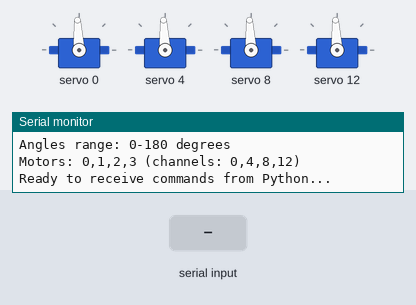
Bench run of a sketch on a simulated Arduino Uno, built with avr-gcc and run on an emulated ATmega328P. On the bench: 4 × servo, the last lines printed to the serial monitor. Inputs (shaded band) come from the test bench.

Above: at 1.7 s.
1.8 s: "90,45\n" received over Serial
At 2.1 s:
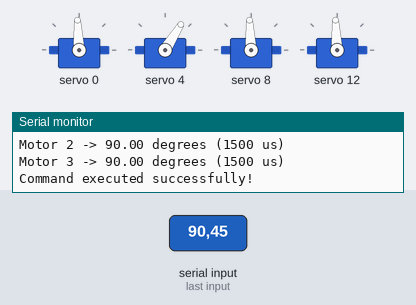
3.3 s: "5\n" received over Serial
At 4.4 s:
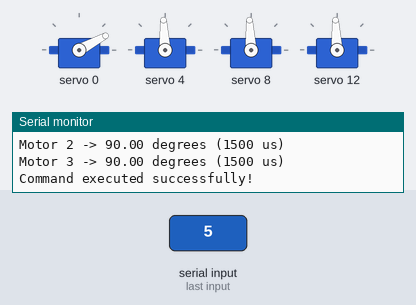
4.8 s: "30,150\n" received over Serial
At 5.6 s:
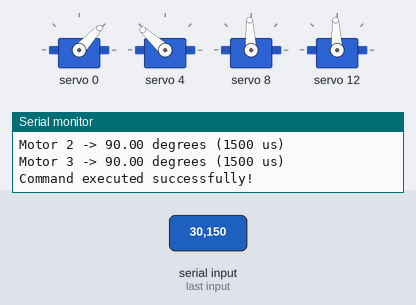
6.3 s: "200\n" received over Serial
At 6.7 s:
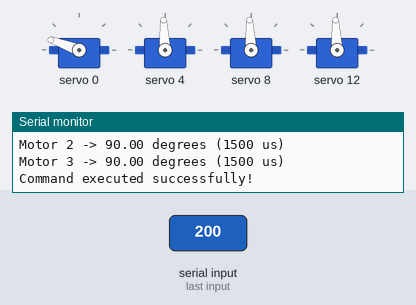
7.8 s: ",\n" received over Serial
At 9.0 s:
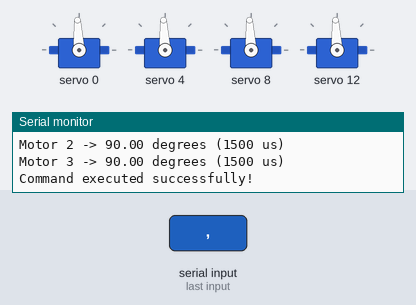
Timing chart, 0 to 10.3 s (numbered marks = the images above; inputs shaded):
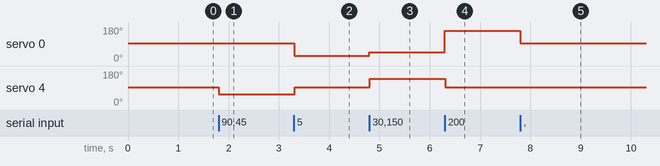

The sketch:

robot_arm_with_opencv.ino
```cpp
#include <Wire.h>
#include <Adafruit_PWMServoDriver.h>

// I2C 位址 0x40（已用 scanner 確認）
Adafruit_PWMServoDriver pwm = Adafruit_PWMServoDriver(0x40);

const float SERVO_FREQ = 50.0;  // 伺服常用 50Hz

// 4 顆馬達使用的 PCA9685 通道
const uint8_t SERVO_CHANNELS[4] = {0, 4, 8, 12};

// 伺服角度對應的脈寬範圍（可依實際馬達微調）
const int SERVO_MIN_US = 800;   // 0 度對應脈寬
const int SERVO_MAX_US = 2200;  // 180 度對應脈寬

// 用於暫存接收到的命令
String inputString = "";
boolean stringComplete = false;

// 將角度（0-180度）轉換成微秒脈寬
int angleToMicroseconds(float angle) {
  // 限制角度範圍
  if (angle < 0) angle = 0;
  if (angle > 180) angle = 180;

  // 線性插值計算脈寬
  return (int)(SERVO_MIN_US + (angle / 180.0) * (SERVO_MAX_US - SERVO_MIN_US));
}

// 將「微秒」轉成 PCA9685 的 0~4095 計數值
void setServoPulseUS(uint8_t channel, int us) {
  float period_us = 1000000.0 / SERVO_FREQ;        // 1 秒 / 頻率 = 週期 (秒) → 轉 μs
  uint16_t ticks = (uint16_t)(us * 4096.0 / period_us);

  if (ticks > 4095) ticks = 4095;
  // 第二個參數是 on tick，通常從 0 開始就好
  pwm.setPWM(channel, 0, ticks);
}

// 設定馬達角度
void setServoAngle(uint8_t motorIndex, float angle) {
  if (motorIndex >= 4) return;  // 防止超出範圍

  int pulse = angleToMicroseconds(angle);
  uint8_t channel = SERVO_CHANNELS[motorIndex];
  setServoPulseUS(channel, pulse);

  Serial.print("Motor ");
  Serial.print(motorIndex);
  Serial.print(" -> ");
  Serial.print(angle);
  Serial.print(" degrees (");
  Serial.print(pulse);
  Serial.println(" us)");
}

// 解析來自 Python 的命令
void parseCommand(String command) {
  // 移除前後空白
  command.trim();

  // 預期格式: "angle1,angle2,angle3,angle4"
  float angles[4] = {90, 90, 90, 90}; // 預設角度
  int angleIndex = 0;
  int startIndex = 0;

  Serial.println("Received: " + command);

  // 解析逗號分隔的角度值
  for (int i = 0; i <= command.length() && angleIndex < 4; i++) {
    if (i == command.length() || command.charAt(i) == ',') {
      if (i > startIndex) {
        String angleStr = command.substring(startIndex, i);
        angles[angleIndex] = angleStr.toFloat();
        angleIndex++;
      }
      startIndex = i + 1;
    }
  }

  // 設定四個馬達角度
  for (int i = 0; i < 4; i++) {
    setServoAngle(i, angles[i]);
  }

  Serial.println("Command executed successfully!");
}

void printMenu() {
  Serial.println("=== Robot Arm Serial Control ===");
  Serial.println("Send command format: angle1,angle2,angle3,angle4");
  Serial.println("Example: 90,45,120,0");
  Serial.println("Angles range: 0-180 degrees");
  Serial.println("Motors: 0,1,2,3 (channels: 0,4,8,12)");
  Serial.println();
}

void setup() {
  Serial.begin(115200);
  Serial.println("=== Robot Arm with OpenCV Control ===");

  Wire.begin();
  pwm.begin();
  pwm.setPWMFreq(SERVO_FREQ);
  delay(500);   // 給晶片一點時間穩定

  // 初始化字串緩衝區
  inputString.reserve(200);

  // 先把所有馬達轉到中間位置 (90度)
  for (int i = 0; i < 4; i++) {
    setServoAngle(i, 90);
  }

  Serial.println("All motors initialized to 90 degrees");
  printMenu();
  Serial.println("Ready to receive commands from Python...");
}

void loop() {
  // 持續讀取 Serial 輸入
  while (Serial.available()) {
    char inChar = (char)Serial.read();

    // 如果收到換行符，表示命令完成
    if (inChar == '\n' || inChar == '\r') {
      if (inputString.length() > 0) {
        stringComplete = true;
      }
    } else {
      // 累積字符到字串中
      inputString += inChar;
    }
  }

  // 如果接收到完整命令，就處理它
  if (stringComplete) {
    parseCommand(inputString);

    // 清空緩衝區，準備下一個命令
    inputString = "";
    stringComplete = false;
  }
}
```

Measured:
- after the input at 1.8 s, servo 4: 93° → 58° at once
- after the input at 3.3 s, servo 0: 93° → 28° at once; servo 4: 58° → 93° at once
- after the input at 4.8 s, servo 0: 28° → 47° at once; servo 4: 93° → 138° at once
- after the input at 6.3 s, servo 0: 47° → 160° at once; servo 4: 138° → 93° at once
- after the input at 7.8 s, servo 0: 160° → 93° at once
